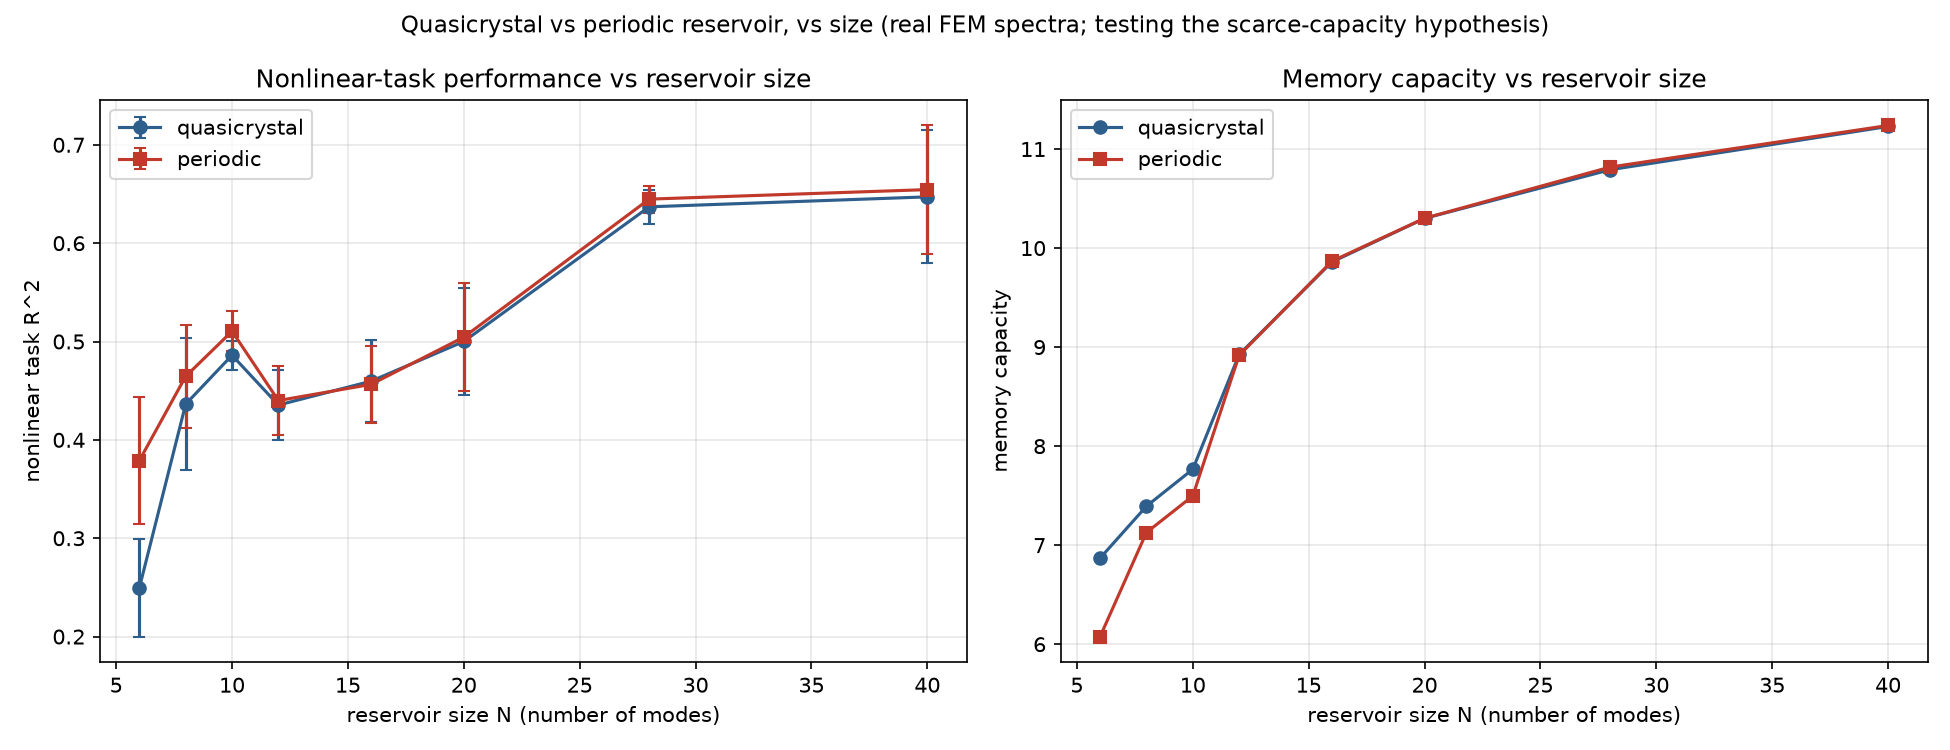

This figure's Python source:
#!/usr/bin/env python3
"""
RUNG 3 follow-through: does the quasicrystal's degeneracy-breaking help when
reservoir capacity is SCARCE?

MOTIVATED HYPOTHESIS (not fishing): rung2_3 found the spectra perform
identically at 40 modes, BUT the periodic plate has many more near-degenerate
(redundant) modes (18 vs 3). Degenerate modes waste capacity, and wasted
capacity hurts most when you have LITTLE of it. So the quasicrystal advantage,
IF it exists, should appear at SMALL reservoir size and vanish at large size
(where even the periodic plate has plenty of distinct modes to spare).

This sweeps reservoir size N and races the two real FEM spectra at each size.
A clean prediction with a mechanism -- and an honest test: if quasicrystal
does NOT pull ahead at small N either, then the mode distribution simply
does not matter for this kind of computing, which is itself the finding.
"""
import os
import sys
import numpy as np
import matplotlib
matplotlib.use("Agg")
import matplotlib.pyplot as plt

sys.path.insert(0, os.path.dirname(os.path.abspath(__file__)))
from reservoir_rung2_3 import (  # noqa: E402
    mode_spectrum, coverage_match_radius, generate_periodic_holes,
    normalize_spectrum, build_coupling, run_reservoir, eval_task,
    NX, N_MODES, TARGET_COV, QC_NFOLD, QC_SEED, OMEGA_LO, OMEGA_HI,
    INPUT_AMP, L, BETA2, BETA3, RES_SEEDS, Lx, Ly,
    debruijn_quasicrystal_points,
)

SIZES = [6, 8, 10, 12, 16, 20, 28, 40]


def near_deg(spec, tol_frac=0.005):
    s = np.sort(spec); gaps = np.diff(s) / s[:-1]
    return int(np.sum(gaps < tol_frac))


def bench_at_size(full_spec, N, u, yA):
    spec = np.sort(full_spec)[:N]
    omega = normalize_spectrum(spec, OMEGA_LO, OMEGA_HI)
    nl, mc = [], []
    for s in RES_SEEDS:
        w_in, C = build_coupling(N, s)
        states = run_reservoir(omega, w_in, C, u, BETA2, BETA3)
        nl.append(eval_task(states, yA))
        m = 0.0
        for k in range(1, 16):
            yk = np.zeros(len(u)); yk[k:] = u[:len(u) - k]
            m += max(0.0, eval_task(states, yk))
        mc.append(m)
    return np.array(nl), np.array(mc)


def main():
    print("=" * 70)
    print("RUNG 3 -- does quasicrystal help when modes are SCARCE? (size sweep)")
    print("=" * 70)

    # real FEM spectra (compute the full 40-mode spectra once, then slice)
    print(f"\nComputing real FEM mode spectra ({N_MODES} modes, {TARGET_COV}% coverage)...")
    qc_holes = debruijn_quasicrystal_points(QC_NFOLD, Lx, Ly, offset_seed=QC_SEED)
    qc_r, _ = coverage_match_radius(qc_holes, TARGET_COV, NX)
    qc_spec = mode_spectrum(qc_holes, qc_r, N_MODES, NX)

    per_holes = generate_periodic_holes(9, Lx, Ly)
    per_r, _ = coverage_match_radius(per_holes, TARGET_COV, NX)
    per_spec = mode_spectrum(per_holes, per_r, N_MODES, NX)
    print("done.\n")

    rng = np.random.default_rng(0)
    u = rng.uniform(-INPUT_AMP, INPUT_AMP, L)
    yA = np.zeros(L); yA[2:] = u[1:L-1] * u[0:L-2]

    print(f"{'N':>4} {'QC deg':>7} {'per deg':>8} | "
          f"{'QC nl R^2':>12} {'per nl R^2':>12} | {'QC mem':>8} {'per mem':>8} | winner")
    print("-" * 88)
    rows = []
    for N in SIZES:
        qc_nl, qc_mc = bench_at_size(qc_spec, N, u, yA)
        per_nl, per_mc = bench_at_size(per_spec, N, u, yA)
        qd, pd = near_deg(np.sort(qc_spec)[:N]), near_deg(np.sort(per_spec)[:N])
        d = qc_nl.mean() - per_nl.mean()
        pooled = np.hypot(qc_nl.std(), per_nl.std()) + 1e-9
        sig = abs(d) / pooled
        win = ("QC" if d > 0 else "periodic") if sig >= 1.0 else "tie"
        rows.append((N, qd, pd, qc_nl.mean(), qc_nl.std(), per_nl.mean(), per_nl.std(),
                     qc_mc.mean(), per_mc.mean(), sig, win))
        print(f"{N:>4} {qd:>7} {pd:>8} | {qc_nl.mean():>7.3f}+/-{qc_nl.std():<4.3f} "
              f"{per_nl.mean():>7.3f}+/-{per_nl.std():<4.3f} | "
              f"{qc_mc.mean():>8.2f} {per_mc.mean():>8.2f} | {win} ({sig:.1f}x)")

    rows = np.array([(r[0], r[3], r[4], r[5], r[6], r[7], r[8]) for r in rows])

    # ---- plot ----
    fig, (a1, a2) = plt.subplots(1, 2, figsize=(13, 5))
    a1.errorbar(rows[:, 0], rows[:, 1], yerr=rows[:, 2], fmt="o-", color="#2E5E8C",
                capsize=3, label="quasicrystal")
    a1.errorbar(rows[:, 0], rows[:, 3], yerr=rows[:, 4], fmt="s-", color="#C0392B",
                capsize=3, label="periodic")
    a1.set_title("Nonlinear-task performance vs reservoir size")
    a1.set_xlabel("reservoir size N (number of modes)"); a1.set_ylabel("nonlinear task R^2")
    a1.legend(); a1.grid(alpha=0.3)

    a2.plot(rows[:, 0], rows[:, 5], "o-", color="#2E5E8C", label="quasicrystal")
    a2.plot(rows[:, 0], rows[:, 6], "s-", color="#C0392B", label="periodic")
    a2.set_title("Memory capacity vs reservoir size")
    a2.set_xlabel("reservoir size N (number of modes)"); a2.set_ylabel("memory capacity")
    a2.legend(); a2.grid(alpha=0.3)

    fig.suptitle("Quasicrystal vs periodic reservoir, vs size "
                 "(real FEM spectra; testing the scarce-capacity hypothesis)", fontsize=11)
    fig.tight_layout()
    out = os.path.join(os.path.dirname(os.path.abspath(__file__)), "reservoir_rung3_sizesweep.png")
    fig.savefig(out, dpi=150); plt.close(fig)
    print(f"\nSaved {out}")

    # ---- honest verdict ----
    small = [r for r in rows if r[0] <= 12]
    qc_better_small = np.mean([r[1] - r[3] for r in small])
    print("\n" + "=" * 70)
    print("HONEST VERDICT (rung 3)")
    print("=" * 70)
    print(f"  Mean QC-minus-periodic nonlinear R^2 at small N (<=12): {qc_better_small:+.3f}")
    print("  If positive and beyond the error bars at small N (and shrinking at large N),")
    print("  the quasicrystal's degeneracy-breaking gives a real edge when modes are")
    print("  scarce. If it's ~0 everywhere, the mode DISTRIBUTION does not matter for")
    print("  this kind of computing -- a clean negative result, equally honest.")
    print("  Either way: REAL frequencies, GENERIC identical nonlinearity, isolating the")
    print("  spectrum's effect -- not a fabricated-device claim.")
    print("=" * 70)


if __name__ == "__main__":
    main()
